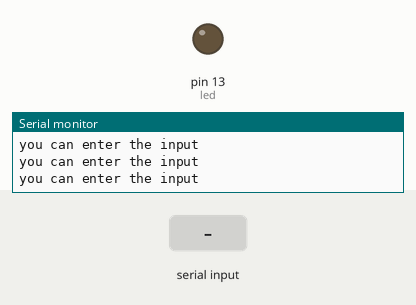
Recording of a sketch running on a simulated Arduino Uno, built with avr-gcc and run on an emulated ATmega328P. Shown: output pins drawn as LEDs (lit = HIGH), the last lines printed to the serial monitor. The inputs (shaded band) are chosen by the test bench.

Above: at 1.2 s.
1.3 s: "90 45\n" received over Serial
At 2.5 s:
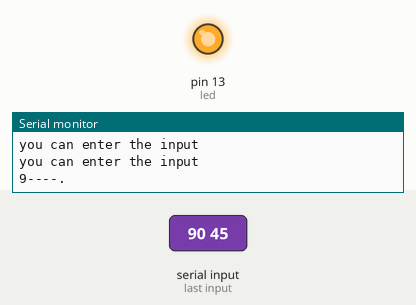
Timing chart, 0 to 10.3 s (numbered marks = the images above; inputs shaded):
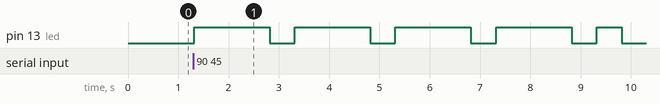

The sketch:

morse_code.ino
```cpp
/*
*code to convert any characters to its morse code and display it at led
*outher :- Abdelmenam Tarek Abdelmenam
* date :- 1/3/2021
*/
//the delay unit between events "change it  as you want"
#define delay_unit 500
// the led that the output wil apear in
#define led 13

void setup() {
  Serial.begin(9600) ;
  pinMode( led , OUTPUT ) ;
}

String morse_decoder ( char in ){
  /*
   *function to convert any character to its morse code
   *input : charcter  ex : A
   *output : string that contain the morse code ".-"
  */
  // array contains morse codes of all numbers 0 -> 9
  String morse_num[] = { "-----" , ".----" , "..---" , "...—" , "....-"
                                  , "....."  , "-...." , "--..." , "---.." , "----."} ;
 // array contains morse codes of all charachters A -> Z
  String morse_upper[]={ ".-" , "-..." , "-.-." , "-.." , "." , "..-." ,
                         "--." , "...." , ".." , ".---" , "-.-",".-..",
                         "--","-.","---",".--.","--.-",".-.","...","-",
                         "..-","...-",".--","-..-","-.--" , "--.." };
  if (isdigit(in)){ //check if the charachter is number
    return morse_num[in-48] ;  //  48 is the asci of '0'
  }
  else if(isupper(in)){ //check if the charachter is upper case letter
    return morse_upper[in-65] ; // 65 is the asci of 'A'
  }
  else if(islower(in)) { //check if the input is lower case and manipulate as upper
    return morse_upper[in-97] ; //97 is the asci of 'a'
  }
}

void morse_to_led( String code ){
  /*
   * function to convert any morse code to a led
   * input : the morse code ex : '.-'
   * the output apear on the led
   */
   Serial.println(code) ;
  for(int i = 0; i< code.length() ; i++ ){ //iretrate usife the code charahters
    if(code[i] == '.'){
        digitalWrite( led , HIGH ) ;
        delay(delay_unit) ;
    }
    else if ( code[i] == '-' ){
       digitalWrite( led , HIGH ) ;
       delay(3 * delay_unit) ;
    }
    digitalWrite( led , LOW ) ;
    delay(delay_unit) ; //wait betwwen two events
  }
}

void loop() {
    // initialize the led as off
    digitalWrite( led , LOW ) ;
    Serial.println("you can enter the input" ) ;
    if (Serial.available() ){
    //read the input  character by character
     char input = Serial.read() ;
     Serial.print(input) ;
     if( isdigit(input) || islower(input) || isupper(input) || input==' ' ){
     if (input != ' ' ){ //so it isn't a sperator between 2 word
     String code = morse_decoder(input);
     morse_to_led(code);
     delay(3 * delay_unit) ; //wait between two charachters
     }
     else {
      delay(7*delay_unit) ; //wait between two words
     }
    }
     else { Serial.println("unsupported input") ; }
    }
}
```

Measured:
- after the input at 1.3 s, pin 13 (led): goes 4 × (HIGH 1.5 s, LOW 0.50 s), HIGH 0.50 s, then LOW, starting at once
